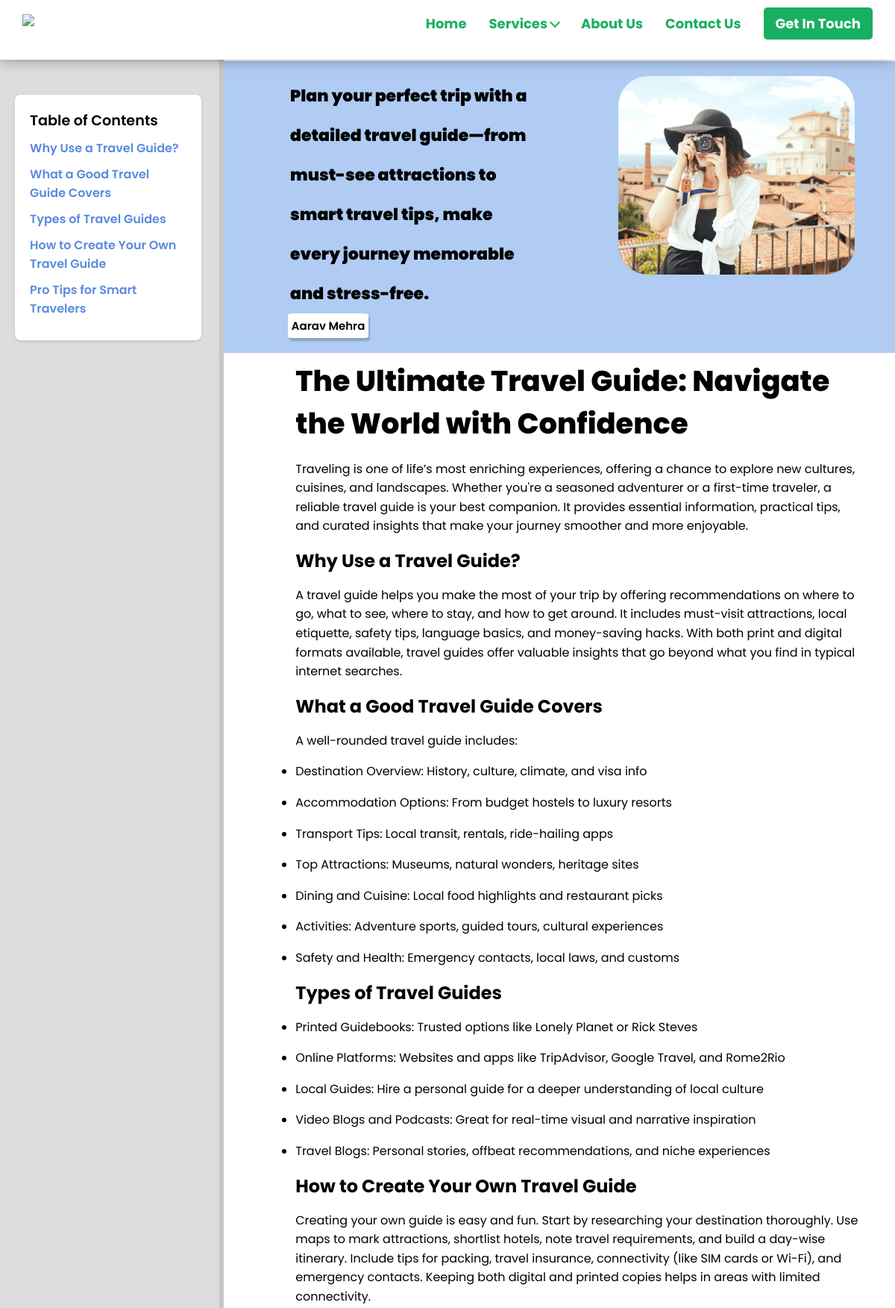
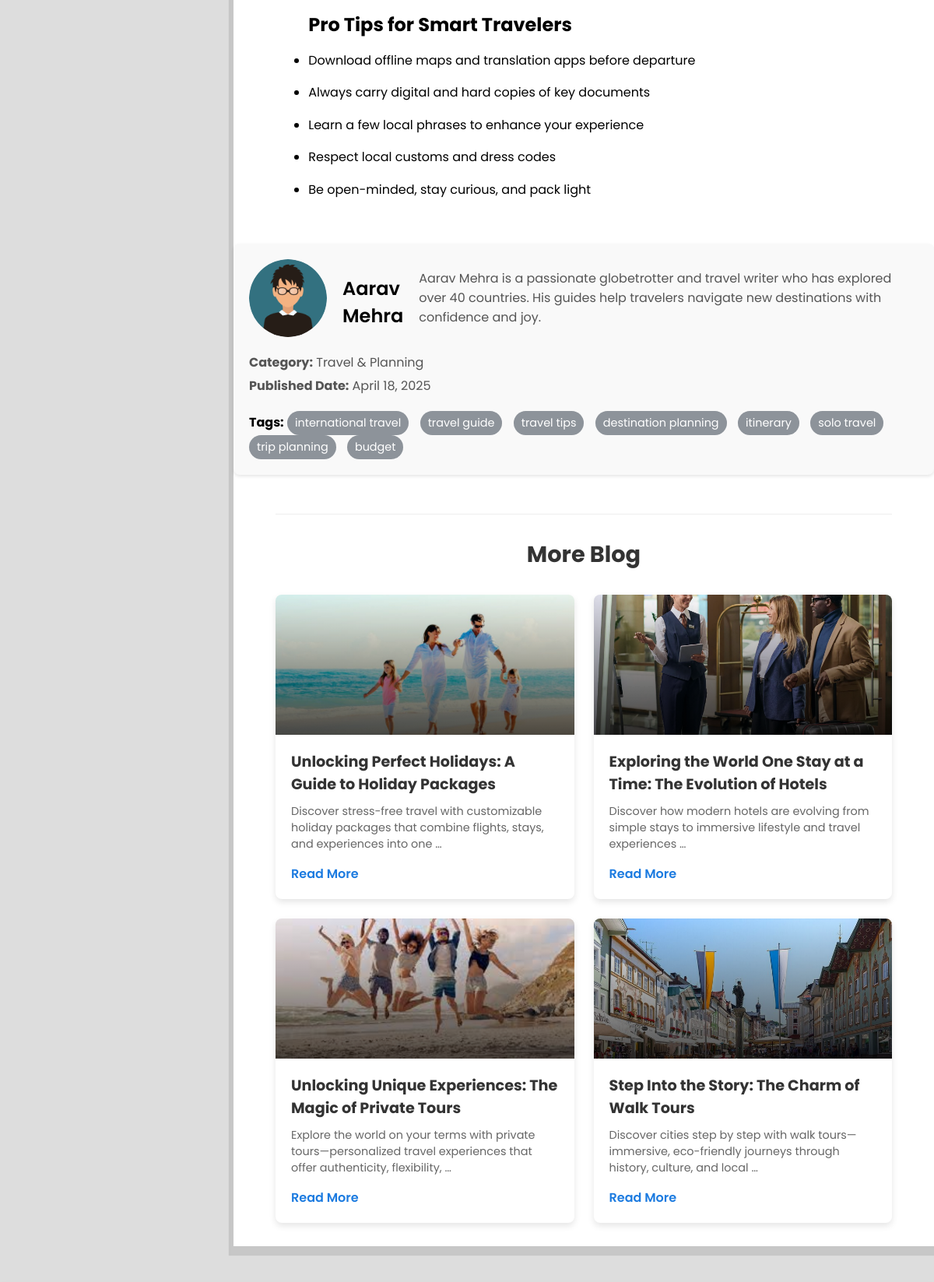
Screenshot of /blog/tour/ultimate-travel-guide-trip-planning-tips/ (upper part) with the database file from the repository (2 pictures, top to bottom).
### blog/models.py (models this page shows, shortened)
class Section(models.Model):
    blog = models.ForeignKey(Blog, related_name='sections', on_delete=models.CASCADE)
    title = models.CharField(max_length=255)
    slug = models.SlugField(unique=False, blank=True)
    content = models.TextField()

class Blog(models.Model):
    BLOG_TYPE_CHOICES = [
        ('commerce', 'commerce'),
        ('energy', 'energy'),
        ('esports', 'esports'),
        ('fintech', 'fintech'),
        ('healthcare', 'healthcare'),
        ('realestate', 'realestate'),
        ('tour', 'tour'),
    ]
    title = models.CharField(max_length=255)
    slug = models.SlugField(unique=False, blank=True)
    image = models.ImageField(upload_to="blog/images/blog_images")
    content = models.TextField()
    short_description = models.CharField(max_length=200, blank=True, null=True)
    category = models.CharField(max_length=100)
    published_date = models.DateTimeField(auto_now_add=True)
    author = models.CharField(max_length=100, default="Unknown Author")
    author_description = models.TextField(default="No description available.")
    author_image = models.ImageField(
    upload_to='blog/images/author_images/',
    default='blog/images/author_images/default_author_image.png',
    blank=True, null=True
    )
    active = models.BooleanField(default=True)
    tags = models.ManyToManyField(Tag, blank=True)
    blog_type = models.CharField(
        max_length=20, choices=BLOG_TYPE_CHOICES, default='healthcare'
    )  # Default value corrected

class Tag(models.Model):
    name = models.CharField(max_length=50, unique=True)
    slug = models.SlugField(unique=False, blank=True)

### blog/views.py (the view)
# urls.py: re_path(r"^commerce/(?P<slug>[-\w]+)/$", views.blog_detail, {"blog_type": "commerce"}, name="commerce_blog_detail"),
def blog_detail(request, slug, blog_type=None):
    if blog_type not in dict(Blog.BLOG_TYPE_CHOICES).keys():
        messages.error(request, 'Invalid blog type!')
        return redirect('blog:form')
    blog = get_object_or_404(Blog, slug=slug, blog_type=blog_type)
    recent_blogs = Blog.objects.filter(
        active=True,
        blog_type=blog_type
    ).exclude(
        id=blog.id
    ).order_by(
        "-published_date"
    )[:4]
    return render(request, f'{blog_type}_blog_detail.html', {
        'blog': blog,
        'recent_blogs': recent_blogs,
        'blog_type': blog_type
    })

### blog/templates/tour_blog_detail.html (shortened to what this page needs)
{% extends 'base.html' %}
{% load static %}
{% block title %}
    {% block logo_image %}{% static 'images/h-g-logo.png' %}{% endblock logo_image %}
{% endblock %}
{% block content %}
    <div class="toc">
        <h3>Table of Contents</h3>
        <ul>
            {% for section in blog.sections.all %}
                <li><a href="#{{ section.slug }}">{{ section.title }}</a></li>
            {% endfor %}
        </ul>
    </div>
    <div class="oracle-body">
        <div class="oracle-mid1">
            <div class="one">
                <p class="see">{{ blog.short_description }}</p>
                <div class="obttns">
                    <div class="obttn1">
                        <p>{{ blog.author }}</p>
                    </div>
                </div>
            </div>
            <div class="two">
                <img src="{{ blog.image.url }}" alt="{{ blog.title }}" class="blog-image">
            </div>
        </div>
        <div class="oracle-middle">
            <div class="oracle-middle-part2">
                <section class="part2-section1">
                    <div class="ERP">
                        <h2 class="rw-ptitle">{{ blog.title }}</h2>
                        <p>{{ blog.content|safe }}</p>
                    </div>
                </section>
                {% for section in blog.sections.all %}
                    <section id="{{ section.slug }}" class="part2-section1">
                        <div class="ERP">
                            <h2>{{ section.title }}</h2>
                            <p>{{ section.content|safe }}</p>
                        </div>
                    </section>
                {% endfor %}
            </div>
        </div>
        <div class="author-section">
            <div class="author-info">
                {% if blog.author_image %}
                    <img src="{{ blog.author_image.url }}" alt="{{ blog.author }}">
                {% else %}
                    <img src="{% static 'images/author_images/default_author_image.png' %}" alt="{{ blog.author }}">
                {% endif %}
                <h3>{{ blog.author }}</h3>
                <p>{{ blog.author_description }}</p>
            </div>
            <div class="meta-info">
                <p><strong>Category:</strong> {{ blog.category }}</p>
                <p><strong>Published Date:</strong> {{ blog.published_date|date:"F j, Y" }}</p>
                <div class="tags">
                    <strong>Tags:</strong>
                    {% for tag in blog.tags.all %}
                        <span>{{ tag.name }}</span>
                    {% endfor %}
                </div>
            </div>
        </div>
        <div class="recent-issues">
            <h2>More Blog</h2>
            <div class="recent-blogs-grid">
                {% for recent_blog in recent_blogs %}
                <div class="recent-blog-card">
                    <div class="recent-blog-image">
                        {% if recent_blog.image %}
                            <img src="{{ recent_blog.image.url }}" alt="{{ recent_blog.title }}" class="recent-blog-img">
                        {% else %}
                            <img src="{% static 'images/default_blog_image.jpg' %}" alt="{{ recent_blog.title }}" class="recent-blog-img">
                        {% endif %}
                        <div class="recent-blog-overlay"></div>
                    </div>
                    <div class="recent-blog-content">
                        <h3>{{ recent_blog.title }}</h3>
                        <p>{{ recent_blog.short_description|default:recent_blog.content|truncatewords:15|safe }}</p>
                        <a href="{% url 'blog:healthcare_blog_detail' recent_blog.slug %}" class="read-more">Read More</a>
                    </div>
                </div>
                {% endfor %}
            </div>
        </div>
    </div>
{% endblock %}

### static/css/base.css (style rules this page uses)
* { margin: 0; padding: 0; box-sizing: border-box; }
body { font-family: 'Poppins', sans-serif; background-color: white; background-image: url('backdrop.jpg'); background-position: bottom; scroll-behavior: smooth; }
html { scroll-behavior: smooth; }
a { text-decoration: none; color: white; }

### rows the page displays
Section: title "Why Use a Travel Guide?", content "A travel guide helps you make the most of your trip by offering recommendations on where to go, what to see, where to stay, and how to get around. It includes must-visit attractions, local etiquette, safety tips, language basics, and money-saving hacks. With both print and digital formats available, travel guides offer valuable insights that go beyond what you find in typical internet searches."
Section: title "What a Good Travel Guide Covers", content "A well-rounded travel guide includes: Destination Overview: History, culture, climate, and visa info Accommodation Options: From budget hostels to luxury resorts Transport Tips: Local transit, rentals, ride-hailing apps Top Attractions: Museums, natural wonders, heritage sites Dining and Cuisine: Local food highlights and restaurant picks Activities: Adventure sports, guided tours, cultural experiences Safety and Health: Emergency contacts, local laws, and customs"
Section: title "Types of Travel Guides", content "Printed Guidebooks: Trusted options like Lonely Planet or Rick Steves Online Platforms: Websites and apps like TripAdvisor, Google Travel, and Rome2Rio Local Guides: Hire a personal guide for a deeper understanding of local culture Video Blogs and Podcasts: Great for real-time visual and narrative inspiration Travel Blogs: Personal stories, offbeat recommendations, and niche experiences"
Section: title "How to Create Your Own Travel Guide", content "Creating your own guide is easy and fun. Start by researching your destination thoroughly. Use maps to mark attractions, shortlist hotels, note travel requirements, and build a day-wise itinerary. Include tips for packing, travel insurance, connectivity (like SIM cards or Wi-Fi), and emergency contacts. Keeping both digital and printed copies helps in areas with limited connectivity."
Section: title "Pro Tips for Smart Travelers", content "Download offline maps and translation apps before departure Always carry digital and hard copies of key documents Learn a few local phrases to enhance your experience Respect local customs and dress codes Be open-minded, stay curious, and pack light"
Blog: short_description "Plan your perfect trip with a detailed travel guide—from must-see attractions to smart travel tips, make every journey memorable and stress-free.", author "Aarav Mehra", image (picture), title "The Ultimate Travel Guide: Navigate the World with Confidence", content "Traveling is one of life’s most enriching experiences, offering a chance to explore new cultures, cuisines, and landscapes. Whether you're a seasoned adventurer or a first-time traveler, a reliable travel guide is your best companion. It provides essential information, practical tips, and curated insights that make your journey smoother and more enjoyable.", author_image (picture), author_description "Aarav Mehra is a passionate globetrotter and travel writer who has explored over 40 countries. His guides help travelers navigate new destinations with confidence and joy.", category "Travel & Planning", published_date "April 18, 2025"
Tag: name "international travel"
Tag: name "travel guide"
Tag: name "travel tips"
Tag: name "destination planning"
Tag: name "itinerary"
Tag: name "solo travel"
Tag: name "trip planning"
Tag: name "budget"
Blog: image (picture), title "Unlocking Perfect Holidays: A Guide to Holiday Packages", short_description "Discover stress-free travel with customizable holiday packages that combine flights, stays, and experiences into one …"
Blog: image (picture), title "Exploring the World One Stay at a Time: The Evolution of Hotels", short_description "Discover how modern hotels are evolving from simple stays to immersive lifestyle and travel experiences …"
Blog: image (picture), title "Unlocking Unique Experiences: The Magic of Private Tours", short_description "Explore the world on your terms with private tours—personalized travel experiences that offer authenticity, flexibility, …"
Blog: image (picture), title "Step Into the Story: The Charm of Walk Tours", short_description "Discover cities step by step with walk tours—immersive, eco-friendly journeys through history, culture, and local …"
